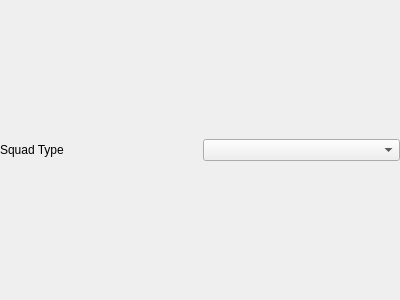
<?xml version="1.0" encoding="UTF-8"?>
<ui version="4.0">
 <class>FFSquadTypeWidget</class>
 <widget class="QWidget" name="FFSquadTypeWidget">
  <property name="geometry">
   <rect>
    <x>0</x>
    <y>0</y>
    <width>400</width>
    <height>300</height>
   </rect>
  </property>
  <property name="windowTitle">
   <string>Form</string>
  </property>
  <layout class="QHBoxLayout" name="horizontalLayout">
   <property name="leftMargin">
    <number>0</number>
   </property>
   <property name="topMargin">
    <number>0</number>
   </property>
   <property name="rightMargin">
    <number>0</number>
   </property>
   <property name="bottomMargin">
    <number>0</number>
   </property>
   <item>
    <widget class="QLabel" name="label">
     <property name="text">
      <string>Squad Type</string>
     </property>
    </widget>
   </item>
   <item>
    <widget class="QComboBox" name="value"/>
   </item>
  </layout>
 </widget>
 <resources/>
 <connections/>
</ui>
